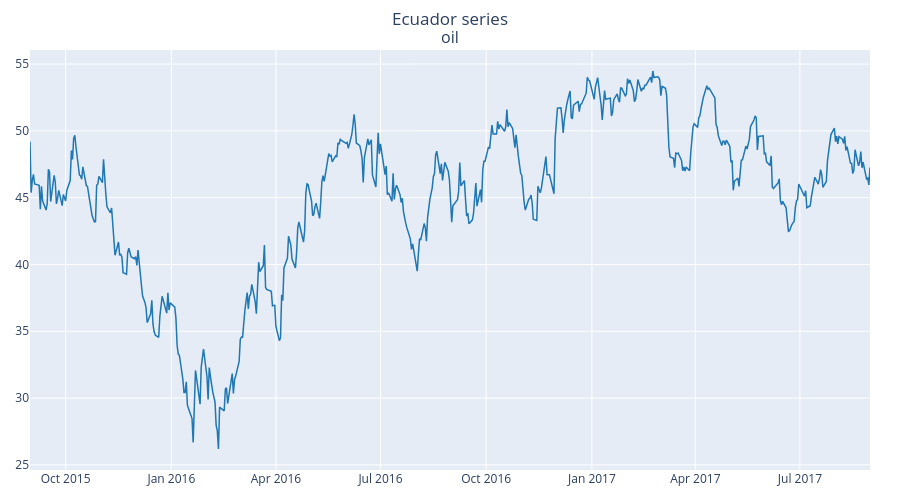

Write notebook code for a chart like this one.
### Code cell
seriesPlot(data=oil, title="Ecuador series")

### Figure 1 — Plotly figure (JSON) as saved in the notebook; plotly's stock layout.template omitted (floating-point values rounded to 4 significant figures; data arrays with more than 128 entries replaced by an {"elided": "..."} marker saying what was removed)
{"data": [{"line": {"color": "#1f77b4", "width": 1.5}, "type": "scatter", "x": {"elided": "732 str values"}, "xaxis": "x", "y": {"elided": "732 float values"}, "yaxis": "y"}], "layout": {"annotations": [{"font": {"size": 16}, "showarrow": false, "text": "oil", "x": 0.5, "xanchor": "center", "xref": "paper", "y": 1, "yanchor": "bottom", "yref": "paper"}], "height": 500, "margin": {"b": 30, "l": 30, "r": 30, "t": 50}, "showlegend": false, "title": {"text": "Ecuador series", "x": 0.5}, "xaxis": {"anchor": "y", "domain": [0, 1]}, "yaxis": {"anchor": "x", "domain": [0, 1]}}}
